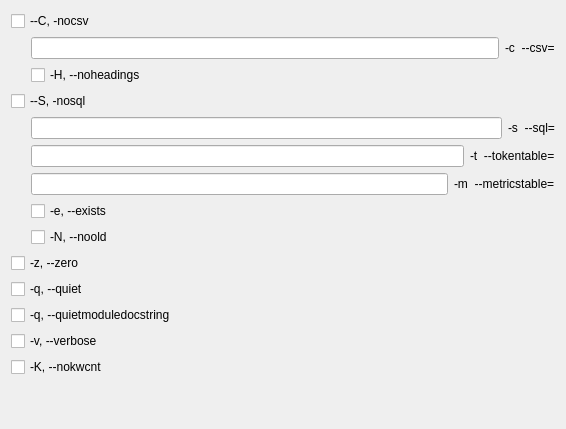
             <widget class="QWidget" name="scrollAreaWidgetContents_2">
              <property name="geometry">
               <rect>
                <x>0</x>
                <y>0</y>
                <width>566</width>
                <height>429</height>
               </rect>
              </property>
              <layout class="QVBoxLayout" name="verticalLayout_51">
               <item>
                <layout class="QVBoxLayout" name="verticalLayout_35">
                 <item>
                  <layout class="QVBoxLayout" name="verticalLayout_7">
                   <item>
                    <widget class="QCheckBox" name="PYMETRICS_OUTPUT_NOCSV">
                     <property name="text">
                      <string>--C, -nocsv</string>
                     </property>
                    </widget>
                   </item>
                   <item>
                    <layout class="QHBoxLayout" name="horizontalLayout_45">
                     <item>
                      <spacer name="horizontalSpacer_8">
                       <property name="orientation">
                        <enum>Qt::Horizontal</enum>
                       </property>
                       <property name="sizeType">
                        <enum>QSizePolicy::Fixed</enum>
                       </property>
                       <property name="sizeHint" stdset="0">
                        <size>
                         <width>20</width>
                         <height>20</height>
                        </size>
                       </property>
                      </spacer>
                     </item>
                     <item>
                      <widget class="QLineEdit" name="PYMETRICS_OUTPUT_CSV_FILENAME"/>
                     </item>
                     <item>
                      <widget class="QLabel" name="PYMETRICS_OUTPUT_CSV_FILENAME_LABEL">
                       <property name="text">
                        <string>-c &lt;CSVFILENAME&gt; --csv=&lt;CSVFILENAME&gt;</string>
                       </property>
                      </widget>
                     </item>
                    </layout>
                   </item>
                   <item>
                    <layout class="QHBoxLayout" name="horizontalLayout_51" stretch="0,1">
                     <item>
                      <spacer name="horizontalSpacer_2">
                       <property name="orientation">
                        <enum>Qt::Horizontal</enum>
                       </property>
                       <property name="sizeHint" stdset="0">
                        <size>
                         <width>20</width>
                         <height>20</height>
                        </size>
                       </property>
                      </spacer>
                     </item>
                     <item>
                      <widget class="QCheckBox" name="PYMETRICS_OUTPUT_CSV_NOHEADINGS">
                       <property name="text">
                        <string>-H, --noheadings</string>
                       </property>
                      </widget>
                     </item>
                    </layout>
                   </item>
                   <item>
                    <widget class="QCheckBox" name="PYMETRICS_OUTPUT_NOSQL">
                     <property name="text">
                      <string>--S, -nosql</string>
                     </property>
                    </widget>
                   </item>
                   <item>
                    <layout class="QHBoxLayout" name="horizontalLayout_46">
                     <item>
                      <spacer name="sp">
                       <property name="orientation">
                        <enum>Qt::Horizontal</enum>
                       </property>
                       <property name="sizeType">
                        <enum>QSizePolicy::Fixed</enum>
                       </property>
                       <property name="sizeHint" stdset="0">
                        <size>
                         <width>20</width>
                         <height>20</height>
                        </size>
                       </property>
                      </spacer>
                     </item>
                     <item>
                      <widget class="QLineEdit" name="PYMETRICS_OUTPUT_SQL_FILENAME"/>
                     </item>
                     <item>
                      <widget class="QLabel" name="PYMETRICS_OUTPUT_SQL_FILENAME_LABEL">
                       <property name="text">
                        <string>-s &lt;SQLFILENAME&gt; --sql=&lt;SQLFILENAME&gt;</string>
                       </property>
                      </widget>
                     </item>
                    </layout>
                   </item>
                   <item>
                    <layout class="QHBoxLayout" name="horizontalLayout_47">
                     <item>
                      <spacer name="horizontalSpacer_17">
                       <property name="orientation">
                        <enum>Qt::Horizontal</enum>
                       </property>
                       <property name="sizeType">
                        <enum>QSizePolicy::Fixed</enum>
                       </property>
                       <property name="sizeHint" stdset="0">
                        <size>
                         <width>20</width>
                         <height>20</height>
                        </size>
                       </property>
                      </spacer>
                     </item>
                     <item>
                      <widget class="QLineEdit" name="PYMETRICS_OUTPUT_SQL_TOKENTABLE"/>
                     </item>
                     <item>
                      <widget class="QLabel" name="PYMETRICS_OUTPUT_SQL_TOKENTABLE_LABEL">
                       <property name="text">
                        <string>-t &lt;SQLTOKENTABLENAME&gt; --tokentable=&lt;SQLTOKENTABLENAME&gt;</string>
                       </property>
                      </widget>
                     </item>
                    </layout>
                   </item>
                   <item>
                    <layout class="QHBoxLayout" name="horizontalLayout_48">
                     <item>
                      <spacer name="horizontalSpacer_18">
                       <property name="orientation">
                        <enum>Qt::Horizontal</enum>
                       </property>
                       <property name="sizeType">
                        <enum>QSizePolicy::Fixed</enum>
                       </property>
                       <property name="sizeHint" stdset="0">
                        <size>
                         <width>20</width>
                         <height>20</height>
                        </size>
                       </property>
                      </spacer>
                     </item>
                     <item>
                      <widget class="QLineEdit" name="PYMETRICS_OUTPUT_SQL_METRICSTABLE"/>
                     </item>
                     <item>
                      <widget class="QLabel" name="PYMETRICS_OUTPUT_SQL_METRICSTABLE_LABEL">
                       <property name="text">
                        <string>-m &lt;SQLMETRICSTABLENAME&gt; --metricstable=&lt;SQLMETRICSTABLENAME&gt;</string>
                       </property>
                      </widget>
                     </item>
                    </layout>
                   </item>
                   <item>
                    <layout class="QHBoxLayout" name="horizontalLayout_49">
                     <item>
                      <spacer name="horizontalSpacer_19">
                       <property name="orientation">
                        <enum>Qt::Horizontal</enum>
                       </property>
                       <property name="sizeType">
                        <enum>QSizePolicy::Fixed</enum>
                       </property>
                       <property name="sizeHint" stdset="0">
                        <size>
                         <width>20</width>
                         <height>20</height>
                        </size>
                       </property>
                      </spacer>
                     </item>
                     <item>
                      <widget class="QCheckBox" name="PYMETRICS_OUTPUT_SQL_EXISTS">
                       <property name="text">
                        <string>-e, --exists</string>
                       </property>
                      </widget>
                     </item>
                    </layout>
                   </item>
                   <item>
                    <layout class="QHBoxLayout" name="horizontalLayout_50">
                     <item>
                      <spacer name="horizontalSpacer_20">
                       <property name="orientation">
                        <enum>Qt::Horizontal</enum>
                       </property>
                       <property name="sizeType">
                        <enum>QSizePolicy::Fixed</enum>
                       </property>
                       <property name="sizeHint" stdset="0">
                        <size>
                         <width>20</width>
                         <height>20</height>
                        </size>
                       </property>
                      </spacer>
                     </item>
                     <item>
                      <widget class="QCheckBox" name="PYMETRICS_OUTPUT_SQL_NOOLD">
                       <property name="text">
                        <string>-N, --noold</string>
                       </property>
                      </widget>
                     </item>
                    </layout>
                   </item>
                   <item>
                    <widget class="QCheckBox" name="PYMETRICS_OUTPUT_ZERO">
                     <property name="text">
                      <string>-z, --zero</string>
                     </property>
                    </widget>
                   </item>
                   <item>
                    <widget class="QCheckBox" name="PYMETRICS_OUTPUT_QUIET">
                     <property name="text">
                      <string>-q, --quiet</string>
                     </property>
                    </widget>
                   </item>
                   <item>
                    <widget class="QCheckBox" name="PYMETRICS_OUTPUT_QUIETMODULEDOCSTRING">
                     <property name="text">
                      <string>-q, --quietmoduledocstring</string>
                     </property>
                    </widget>
                   </item>
                   <item>
                    <widget class="QCheckBox" name="PYMETRICS_OUTPUT_VERBOSE">
                     <property name="text">
                      <string>-v, --verbose</string>
                     </property>
                    </widget>
                   </item>
                   <item>
                    <widget class="QCheckBox" name="PYMETRICS_OUTPUT_NOKWCNT">
                     <property name="text">
                      <string>-K, --nokwcnt</string>
                     </property>
                    </widget>
                   </item>
                  </layout>
                 </item>
                 <item>
                  <spacer name="verticalSpacer_2">
                   <property name="orientation">
                    <enum>Qt::Vertical</enum>
                   </property>
                   <property name="sizeHint" stdset="0">
                    <size>
                     <width>20</width>
                     <height>40</height>
                    </size>
                   </property>
                  </spacer>
                 </item>
                </layout>
               </item>
              </layout>
             </widget>
